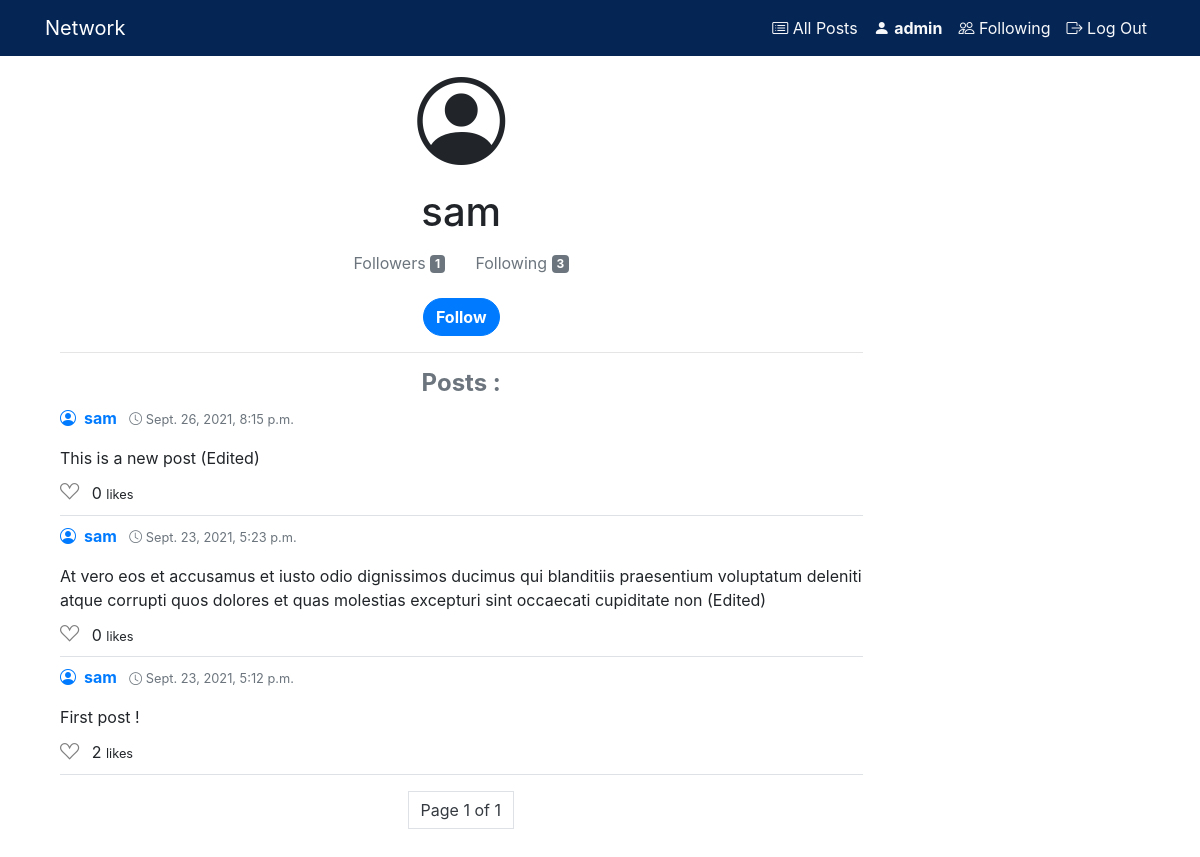
/profile/sam (signed in), run on the app's committed database.
### network/models.py (models this page shows, shortened)
class User(AbstractUser):
    following = models.ManyToManyField("self", blank=True, symmetrical=False, related_name='followers')

class Post(models.Model):
    poster = models.ForeignKey(User, on_delete=models.CASCADE, related_name='posts')
    content = models.TextField(max_length=250, blank=False, null=False)
    timestamp = models.DateTimeField(auto_now_add=True)
    likes = models.ManyToManyField(User, blank=True)
    class Meta:
        ordering = ['-timestamp']

### network/views.py (the view)
# urls.py: path("profile/<str:username>", views.profile, name="profile"),
@login_required
def profile(request, username):
    profile = User.objects.get(username=username)
    posts = profile.posts.all()
    paginator = Paginator(posts, 10)
    page_number = request.GET.get('page')
    page_obj = paginator.get_page(page_number)
    return render(request, "network/profile.html", {
        'profile': profile,
        'posts': posts,
        'is_following': profile in request.user.following.all(),
        'page_obj': page_obj
    })

### network/templates/network/profile.html (shortened to what this page needs)
{% extends "network/layout.html" %}
{% block body %}
<div class="text-center">
    <i class="bi-person-circle" style="font-size: 5.5rem"></i>
    <h1>{{ profile.username }}</h1>
    <button class="btn btn-link text-secondary" data-toggle="modal" data-target="#followers">Followers <span class="badge badge-secondary">{{profile.followers.count}}</span></button>
    <button class="btn btn-link text-secondary" data-toggle="modal" data-target="#following">Following <span class="badge badge-secondary">{{profile.following.count}}</span></button>
    <br>
    {% if user != profile %}
        {% if is_following %}
            <form action="{% url 'unfollow' profile %}" method="post">
            {% csrf_token %}
                <button class="btn btn-danger rounded-pill mt-3"><strong>Unfollow</strong></button>
        </form>
        {% else %}
            <form action="{% url 'follow' profile %}" method="post">
                <button class="btn btn-primary rounded-pill mt-3"><strong>Follow</strong></button>
            </form>
        {% endif %}
    {% endif %}
    <hr>
</div>
<div class="d-flex justify-content-center">
    <h4 class="font-weight-bold text-muted">Posts :</h4>
</div>
<div id="posts">
    {% include "network/posts.html" %}
</div>
{% endblock %}

### network/templates/network/layout.html (shortened to what this page needs)
{% load static %}
<!DOCTYPE html>
<html lang="en">
<head>
    <link rel="stylesheet" href="https://cdn.jsdelivr.net/npm/bootstrap@4.6.0/dist/css/bootstrap.min.css">
    <link rel="stylesheet" href="https://cdn.jsdelivr.net/npm/bootstrap-icons@1.5.0/font/bootstrap-icons.css">
    <link href="{% static 'network/styles.css' %}" rel="stylesheet">
</head>
<body>
    <nav class="navbar sticky-top navbar-expand-md navbar-dark" style="background-color: #052555">
        <div class="container">
            <a class="navbar-brand" href="{% url 'index' %}">Network</a>
            <div>
                <ul class="navbar-nav mr-auto">
                    {% if user.is_authenticated %}
                    <li class="nav-item">
                        <a class="nav-link text-light" href="{% url 'index' %}"><i class="bi bi-card-list"></i> All Posts</a>
                    </li>
                    <li class="nav-item">
                        <a class="nav-link text-light" href="{% url 'profile' user.username %}"><i class="bi bi-person-fill"> </i><strong id="username">{{ user.username }}</strong></a>
                    </li>
                    <li class="nav-item">
                        <a class="nav-link text-light" href="{% url 'following' %}"><i class="bi bi-people"></i> Following</a>
                    </li>
                    <li class="nav-item">
                        <a class="nav-link text-light" href="{% url 'logout' %}"><i class="bi bi-box-arrow-right"></i> Log Out</a>
                    </li>
                    {% endif %}
                </ul>
            </div>
        </div>
    </nav>
    <div class="container">
        <div class="col-lg-9">
            {% block body %}
            {% endblock %}
        </div>
    </div>
</body>
</html>

### network/templates/network/posts.html (shortened to what this page needs)
{% for post in page_obj %}
    <div class="post-box border-bottom pb-2 mb-2">
        <a href="{% url 'profile' post.poster %}">
            <i class="bi bi-person-circle mr-2"></i><strong>{{ post.poster }}</strong>
        </a>
        <small class="ml-2 text-muted"><i class="bi bi-clock"></i> {{post.timestamp}}</small>
        <p class="mt-3 mb-2">{{post.content}}</p>
        {% if request.user in post.likes.all %}
        <i id="{{post.id}}" class="like_btn bi-suit-heart-fill" style="cursor:pointer; color:red; font-size:1.2rem"></i>
        {% else %}
        <i id="{{post.id}}" class="like_btn bi-suit-heart" style="cursor:pointer; color:gray; font-size:1.2rem"></i>
        {% endif %}
        <span class="likes_count ml-2 ">{{post.likes.count}}</span>
        <small>likes</small>
    </div>
{% endfor %}
<nav class="row justify-content-center m-3">
    <ul class="pagination">
        <span class="current">
            <li class="page-item page-link text-dark"> Page {{ page_obj.number }} of {{ page_obj.paginator.num_pages }}</li>
        </span>
    </ul>
</nav>

### data on the page
User: username "admin"
User: username "sam", followers.count "1", following.count "3"
Post: poster "sam", timestamp "Sept. 26, 2021, 8:15 p.m.", content "This is a new post (Edited)", likes.count "0"
Post: poster "sam", timestamp "Sept. 23, 2021, 5:23 p.m.", content "At vero eos et accusamus et iusto odio dignissimos ducimus qui blanditiis praesentium voluptatum deleniti atque corrupti quos dolores et quas molestias excepturi sint occaecati cupiditate non (Edited)", likes.count "0"
Post: poster "sam", timestamp "Sept. 23, 2021, 5:12 p.m.", content "First post !", likes.count "2"

### other printed values
{{ page_obj.number }} "1"
{{ page_obj.paginator.num_pages }} "1"
